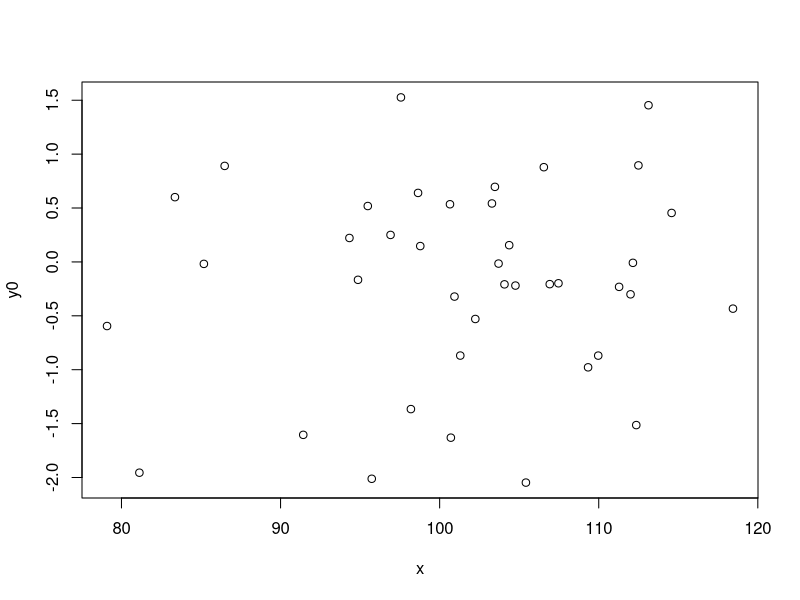

Write the R code that produced this figure.
############################################################################
# This is free and unencumbered software released into the public domain.
#
# Anyone is free to copy, modify, publish, use, compile, sell, or
# distribute this software, either in source code form or as a compiled
# binary, for any purpose, commercial or non-commercial, and by any
# means.
#
# In jurisdictions that recognize copyright laws, the author or authors
# of this software dedicate any and all copyright interest in the
# software to the public domain. We make this dedication for the benefit
# of the public at large and to the detriment of our heirs and
# successors. We intend this dedication to be an overt act of
# relinquishment in perpetuity of all present and future rights to this
# software under copyright law.
#
# THE SOFTWARE IS PROVIDED "AS IS", WITHOUT WARRANTY OF ANY KIND,
# EXPRESS OR IMPLIED, INCLUDING BUT NOT LIMITED TO THE WARRANTIES OF
# MERCHANTABILITY, FITNESS FOR A PARTICULAR PURPOSE AND NONINFRINGEMENT.
# IN NO EVENT SHALL THE AUTHORS BE LIABLE FOR ANY CLAIM, DAMAGES OR
# OTHER LIABILITY, WHETHER IN AN ACTION OF CONTRACT, TORT OR OTHERWISE,
# ARISING FROM, OUT OF OR IN CONNECTION WITH THE SOFTWARE OR THE USE OR
# OTHER DEALINGS IN THE SOFTWARE.
#
# For more information, please refer to <http://unlicense.org/>
############################################################################

set.seed(434)
n<-40
ntrain<-20
iter<-20
x<-rnorm(n,mean=100,sd=10)
y0<-rnorm(n,mean=0,sd=1)
y1<-abs((x-100)/14)+rnorm(n,mean=0,sd=0.7)
plot(x,y0)

rms<-array(NA,dim=c(6,2,iter))
colnames(rms)<-c('train','test')

for(i in 1:iter) {
tr<-sample(1:n,ntrain)
xtr<-x[tr]
xte<-x[-tr]
#ytr<-y0[tr]
#yte<-y0[-tr]
ytr<-y1[tr]
yte<-y1[-tr]

x2tr<-xtr^2
x3tr<-xtr^3
x4tr<-xtr^4
x5tr<-xtr^5
x2te<-xte^2
x3te<-xte^3
x4te<-xte^4
x5te<-xte^5

mod0tr<-lm(ytr~1)
rms[1,1,i]<-sqrt(mean((mod0tr$residuals)^2))
rms[1,2,i]<-sqrt(mean((predict(mod0tr,data.frame(ytr=yte,xtr=xte))-yte)^2))
mod1tr<-lm(ytr~xtr)
rms[2,1,i]<-sqrt(mean((mod1tr$residuals)^2))
rms[2,2,i]<-sqrt(mean((predict(mod1tr,data.frame(ytr=yte,xtr=xte))-yte)^2))
mod2tr<-lm(ytr~xtr+x2tr)
rms[3,1,i]<-sqrt(mean((mod2tr$residuals)^2))
rms[3,2,i]<-sqrt(mean((predict(mod2tr,
                             data.frame(ytr=yte,xtr=xte,x2tr=x2te))-yte)^2))
mod3tr<-lm(ytr~xtr+x2tr+x3tr)
rms[4,1,i]<-sqrt(mean((mod3tr$residuals)^2))
rms[4,2,i]<-sqrt(mean((predict(mod3tr,
                             data.frame(ytr=yte,
                                        xtr=xte,
                                        x2tr=x2te,
                                        x3tr=x3te))-yte)^2))
mod4tr<-lm(ytr~xtr+x2tr+x3tr+x4tr)
rms[5,1,i]<-sqrt(mean((mod4tr$residuals)^2))
rms[5,2,i]<-sqrt(mean((predict(mod4tr,
                               data.frame(ytr=yte,
                                          xtr=xte,
                                          x2tr=x2te,
                                          x3tr=x3te,
                                          x4tr=x4te))-yte)^2))
mod5tr<-lm(ytr~xtr+x2tr+x3tr+x4tr+x5tr)
rms[6,1,i]<-sqrt(mean((mod5tr$residuals)^2))
rms[6,2,i]<-sqrt(mean((predict(mod5tr,
                               data.frame(ytr=yte,
                                          xtr=xte,
                                          x2tr=x2te,
                                          x3tr=x3te,
                                          x4tr=x4te,
                                          x5tr=x5te))-yte)^2))
}

mrms<-apply(rms,c(1,2),mean)

svglite::svglite('10-cv-data.svg')
plot(x,y1,xaxt='n',yaxt='n',xlab='',ylab='')
dev.off()

svglite::svglite('10-cv-rms.svg')
plot(0:5,mrms[,1],type='l',col='black',lty=1,ylim=c(0.4,1.6),yaxs='i',
     xlab='Complexity of polynomial model',
     ylab=paste('Mean RMS error over',iter,'cross-validation splits'))
lines(0:5,mrms[,2],col='black',lty=3)
points(0:5,mrms[,1])
points(0:5,mrms[,2])
legend(x=0,y=1.52,lty=c(1,3),legend=c('Training','Test'))
dev.off()


#####################

set.seed(434)
x<-runif(50,min=0,max=10)
y<-runif(50,min=0,max=10)
p<-exp(x+0.4*y-8)/(1+exp(x+0.4*y-8))
o<-rbinom(50,size=1,prob=p)
svglite::svglite('10-logistic.svg')
plot(x,y,pch=1+18*o,xlab="Predictor A",ylab="Predictor B")
lines(x=c(8.1,4.1),y=c(0,10))
dev.off()
svglite::svglite('10-logistic-wrong.svg')
plot(x,y,pch=1+18*as.numeric((as.numeric(p>0.5))!=o),
     xlab="Predictor A",ylab="Predictor B")
lines(x=c(8.1,4.1),y=c(0,10))
dev.off()
